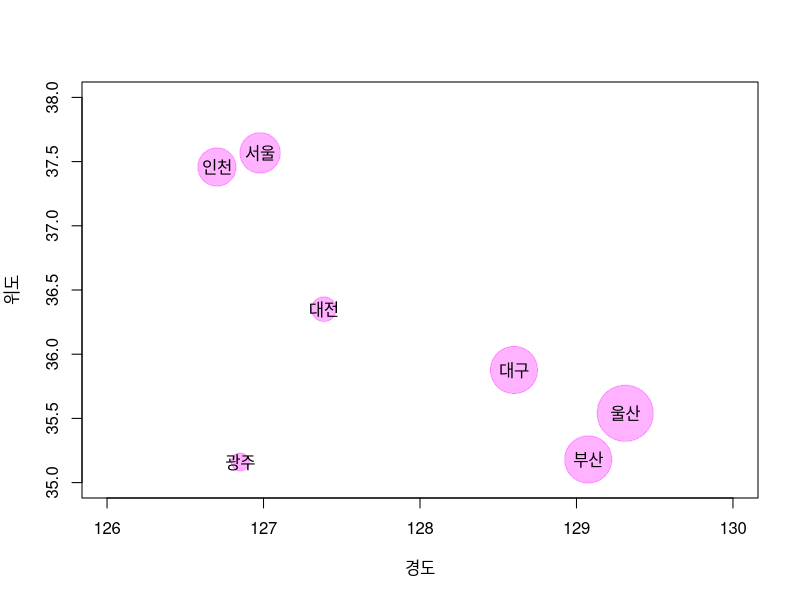

The R source for this figure:
# X-Y 플로팅 차트로 보는 지역별 미세먼지 현황

# 지역별 초미세먼지 농도 출력
city <- c("서울", "부산", "대구", "인천", "광주", "대전", "울산")
pm25 <- c(18, 21, 21, 17, 8, 11, 25)
lat  <- c(37.567933, 35.180002, 35.877052, 37.457730, 35.160331, 36.350573, 35.539865)
lon  <- c(126.978054, 129.074974, 128.600680, 126.702194, 126.851433, 127.384793, 129.311469)

plot(x = lon, y = lat,
     pch = 19, cex = pm25 * 0.3,
     col = rgb(1, 0, 1, 0.3),
     xlim = c(126, 130), ylim = c(35, 38),
     xlab = "경도", ylab = "위도")

text(x = lon, y = lat, labels = city)
